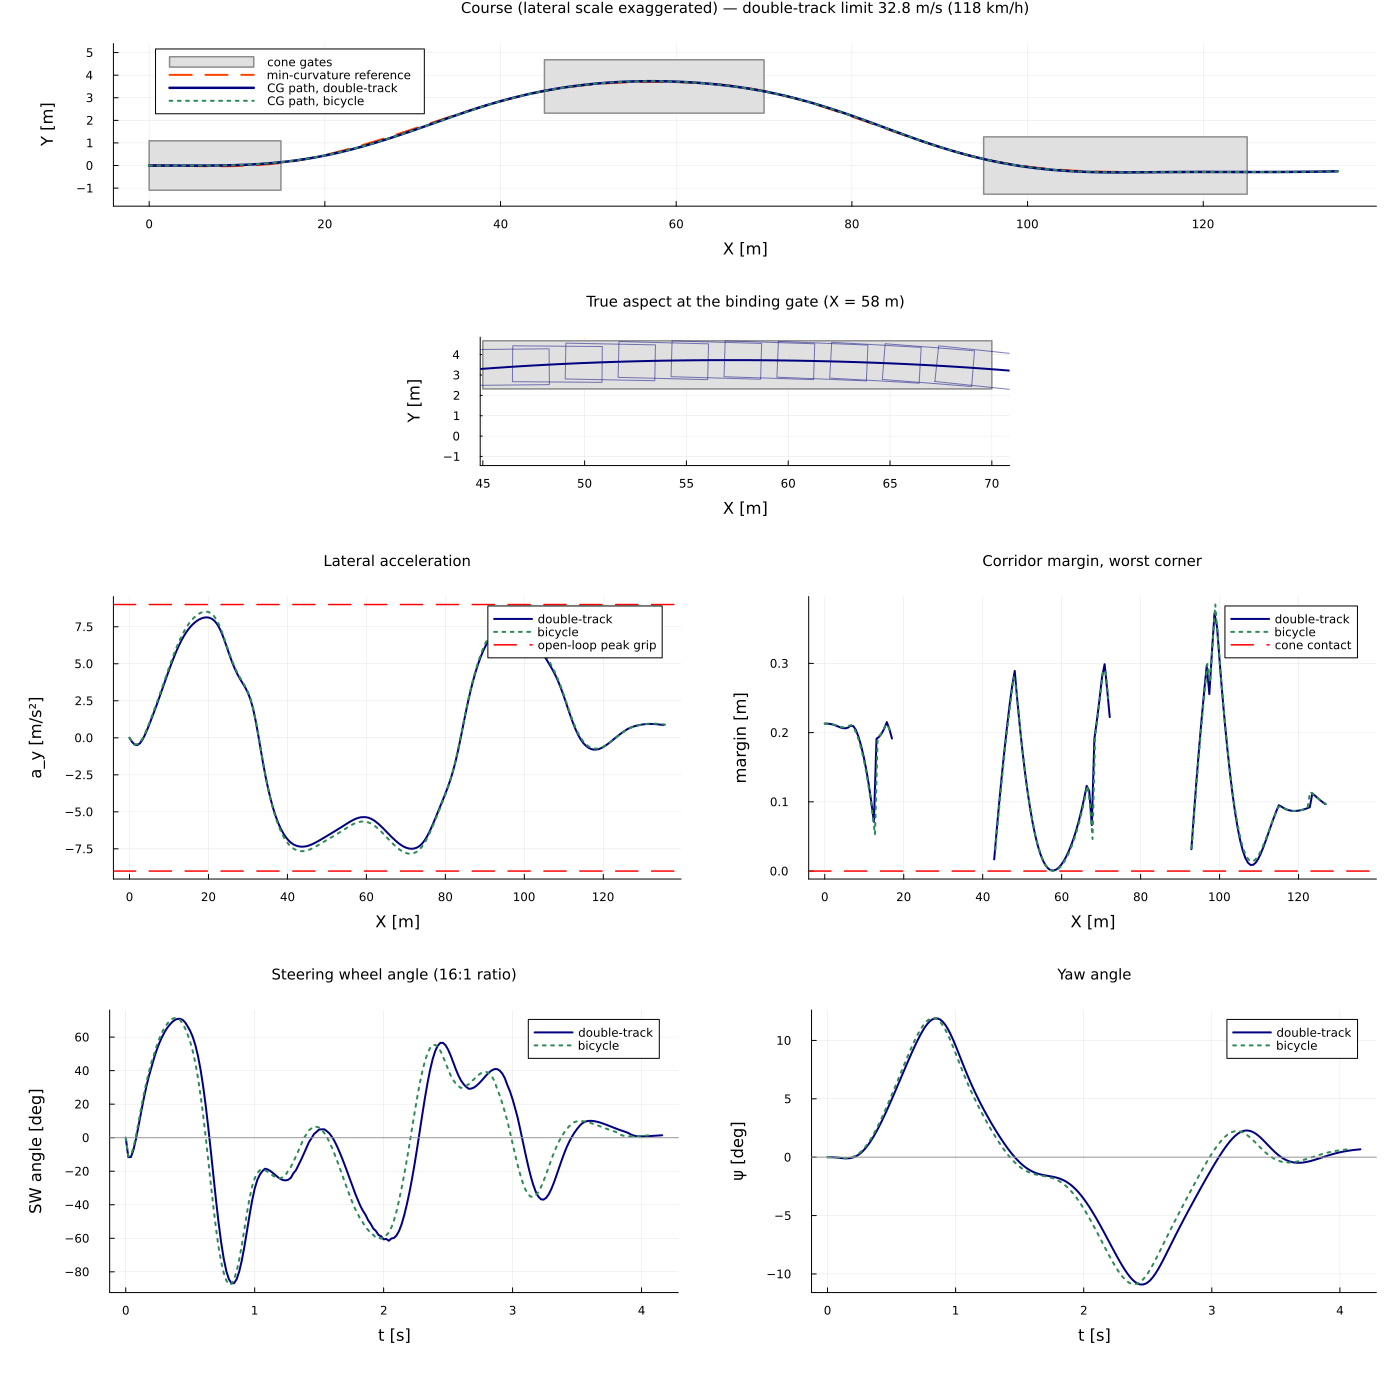

Here is the Julia script that generated this plot:
#
# dlc_mpc.jl
#
# Closed-loop double lane change with an MPC driver, and a search for the
# highest entry speed at which the manoeuvre is completed inside the gates.
#
# Run from the package root:
#     julia --project=. scripts/dlc_mpc.jl
#
# ---------------------------------------------------------------------------
# Structure
#
#   Dyad  : the plant only — DLCPlantDoubleTrack / DLCPlantBicycle, each a
#           3-DOF vehicle plus a speed-hold PI and a first-order steering
#           actuator. `act.delta_cmd` is a free parameter with no binding, so
#           it can be written at every control instant; the actuator lag then
#           supplies the hold dynamics a real steering system would.
#
#   Julia : the reference path, the MPC, and the scoring. A QP solver cannot be
#           written as Dyad relations, and the plant does not need the path —
#           only the controller and the pass/fail scorer do.
#
# Protocol: constant speed. The speed-hold PI fights cornering drag so the
# manoeuvre is a pure lateral-grip limit, with no longitudinal load transfer
# helping the front axle. This is harsher than the ISO coast-down protocol.
# ---------------------------------------------------------------------------

using TestVehicleDynamics
using DyadInterface
using ModelingToolkit
using OrdinaryDiffEqDefault
using LinearAlgebra
using Printf
using Plots, Measures

# ===========================================================================
# Reference path
# ===========================================================================

"""
Double lane change course geometry.

Section lengths, gate widths and the lateral offset are all parameters rather
than hard-coded to a standard. The defaults approximate ISO 3888-1. Gate widths
follow the usual `k·w + 0.25` form.

ISO 3888-2 (the moose test) is reachable by setting
`L1=15, W1=13.5, L2=11, W2=12.5, L3=12, k3=1.0`, but note that for a 1.76 m wide
car those corridors leave the centre-of-gravity a *negative* margin in gate 3 —
the body cannot fit through with any realistic yaw angle, so no controller will
pass it. That is a property of the geometry, not of the driver.
"""
Base.@kwdef struct DLCCourse
    L1::Float64 = 15.0     # entry gate
    W1::Float64 = 30.0     # first transition (no cones)
    L2::Float64 = 25.0     # side lane gate
    W2::Float64 = 25.0     # second transition (no cones)
    L3::Float64 = 30.0     # exit gate
    D::Float64  = 3.5      # lateral offset
    w::Float64  = 1.76     # vehicle width
    k1::Float64 = 1.1
    k3::Float64 = 1.2
    k5::Float64 = 1.3
end

total_length(c::DLCCourse) = c.L1 + c.W1 + c.L2 + c.W2 + c.L3

"A cone gate: vehicle corners inside [x0,x1] must satisfy |Y - yc| <= half."
struct Gate
    x0::Float64; x1::Float64; yc::Float64; half::Float64
end

"True cone gates, used for scoring. Half-widths are the physical corridor."
function gates(c::DLCCourse)
    x3 = c.L1 + c.W1
    x5 = x3 + c.L2 + c.W2
    hw(k) = (k*c.w + 0.25)/2
    return (Gate(0.0, c.L1,      0.0, hw(c.k1)),
            Gate(x3,  x3 + c.L2, c.D, hw(c.k3)),
            Gate(x5,  x5 + c.L3, 0.0, hw(c.k5)))
end

# ---------------------------------------------------------------------------
# Reference path
# ---------------------------------------------------------------------------

"Sampled reference path with linear interpolation on a uniform station grid."
struct RefPath
    ds::Float64
    y::Vector{Float64}
    psi::Vector{Float64}
    kap::Vector{Float64}
    s_end::Float64
end

function _interp(v::Vector{Float64}, ds, s)
    x = s/ds + 1
    i = clamp(floor(Int, x), 1, length(v) - 1)
    f = clamp(x - i, 0.0, 1.0)
    return (1 - f)*v[i] + f*v[i+1]
end
y_ref(p::RefPath, s)     = _interp(p.y,   p.ds, s)
psi_ref(p::RefPath, s)   = _interp(p.psi, p.ds, s)
kappa_ref(p::RefPath, s) = _interp(p.kap, p.ds, s)

"""
    reference(course; yaw_allow, ds, runout)

Minimum-curvature path through the gate corridors.

A centreline that snaps from lane to lane is *not* the path a driver takes: the
gates are wider than the car, so the corridor is used and corners are cut. For
this course that distinction is not cosmetic — the smoothstep centreline needs
R ≈ 44 m where the corner-cutting path needs R ≈ 115 m, a factor 2.6 in required
lateral acceleration, which moves the achievable speed by about 1.6x.

Minimising the discrete `∑(y″)²` subject to corridor boxes is a box-constrained
QP; it is solved exactly by an active-set loop (solve equality-constrained,
pin the worst violator, repeat). The result is spline-like, so curvature is
continuous and the controller is never asked for a step input.

`yaw_allow` shrinks the corridor for the planner to leave room for body yaw. It
only shapes the reference — pass/fail is always judged on the true corner
positions against the true gates.
"""
function reference(c::DLCCourse; yaw_allow = 0.05, ds = 0.5, runout = 45.0)
    s = collect(0.0:ds:(total_length(c) + runout))
    n = length(s)
    gs = gates(c)

    lo = fill(-Inf, n); hi = fill(Inf, n)
    for (i, si) in enumerate(s), (gi, g) in enumerate(gs)
        # the exit gate corridor is extended through the run-out: after the
        # course you keep driving straight in that lane, and it stops the
        # unconstrained tail from drifting off on a residual slope
        x1 = gi == length(gs) ? s[end] : g.x1
        if g.x0 <= si <= x1
            h = g.half - c.w/2 - yaw_allow
            lo[i] = max(lo[i], g.yc - h); hi[i] = min(hi[i], g.yc + h)
        end
    end

    # An inset larger than (gate half-width - w/2) inverts a corridor. The QP
    # then has no feasible point and silently returns a kinked path with absurd
    # curvature, so check rather than trusting the result.
    bad = findfirst(i -> lo[i] > hi[i], 1:n)
    bad === nothing || error(
        "corridor inverted at s = $(s[bad]) m: yaw_allow = $yaw_allow exceeds the " *
        "available margin. Max usable inset for this course is " *
        "$(round(minimum(g.half for g in gs) - c.w/2, digits=3)) m.")

    D2 = zeros(n-2, n)
    for i in 1:n-2; D2[i,i] = 1.0; D2[i,i+1] = -2.0; D2[i,i+2] = 1.0; end

    fixed = Dict(1 => 0.0, 2 => 0.0)      # start straight at Y = 0
    y = zeros(n)
    for _ in 1:4n
        fi = sort(collect(keys(fixed))); fr = setdiff(1:n, fi)
        Af = D2[:, fr]; Ac = D2[:, fi]; yc = [fixed[i] for i in fi]
        y[fr] = (Af'Af) \ (-(Af'Ac*yc)); y[fi] = yc
        worst, wi, wv = 1e-9, 0, 0.0
        for i in fr
            v = y[i] > hi[i] ? y[i] - hi[i] : y[i] < lo[i] ? lo[i] - y[i] : 0.0
            if v > worst; worst, wi, wv = v, i, (y[i] > hi[i] ? hi[i] : lo[i]); end
        end
        wi == 0 && break
        fixed[wi] = wv
    end

    dy  = [i == 1 ? (y[2]-y[1])/ds : i == n ? (y[n]-y[n-1])/ds : (y[i+1]-y[i-1])/(2ds) for i in 1:n]
    ddy = [i == 1 || i == n ? 0.0 : (y[i-1] - 2y[i] + y[i+1])/ds^2 for i in 1:n]
    return RefPath(ds, y, atan.(dy), ddy ./ (1 .+ dy.^2).^1.5, total_length(c))
end

"World-frame (x,y) of the four body corners."
function corners(X, Y, psi; len = 4.40, wid = 1.76, x_off = -0.10)
    c, s = cos(psi), sin(psi)
    out = NTuple{2,Float64}[]
    for sx in (-1, 1), sy in (-1, 1)
        bx = x_off + sx*len/2
        by = sy*wid/2
        push!(out, (X + c*bx - s*by, Y + s*bx + c*by))
    end
    return out
end

"""
    score(traj, gs)

Worst corridor margin over the run, in metres. Positive means every corner
stayed inside every gate it passed through; negative is the deepest incursion.
"""
function score(traj, gs)
    worst = Inf
    for n in eachindex(traj.t)
        for (cx, cy) in corners(traj.X[n], traj.Y[n], traj.psi[n])
            for g in gs
                (g.x0 <= cx <= g.x1) || continue
                worst = min(worst, g.half - abs(cy - g.yc))
            end
        end
    end
    return worst
end

# ===========================================================================
# MPC
# ===========================================================================

"Linear prediction model parameters. Cornering stiffnesses are per axle."
Base.@kwdef struct VehicleLin
    m::Float64   = 1600.0
    Iz::Float64  = 2400.0
    a::Float64   = 1.2
    b::Float64   = 1.4
    Cf::Float64  = 126983.0
    Cr::Float64  = 139230.0
    tau_s::Float64 = 0.06
end

"""
MPC tuning.

Two separate things are being traded here, and they are not equally sensitive:

  * **Achievable speed** barely moves. Over a 16x range of `q_ey` and a 6x range
    of `S` the bisected max speed changes by under 3 % (see `tune_driver`), so
    the headline number is a property of the vehicle and the course.

  * **Steering effort** moves a great deal, and an earlier version of this file
    was tuned only on speed, which cannot see it. With `R = 0.5` a 0.1 m lateral
    error costs 0.48 while a 0.1 rad steering input costs 0.005 — steering is
    ~100x cheaper than error, so the optimum spent +-110 deg of wheel chasing
    millimetres. That was the true optimum of a badly scaled cost, not a solver
    fault: the condensing is exact and the result is unchanged out to a 7 s
    horizon.

`R = 50` balances a 0.1 m error against roughly a 2.5 deg road-wheel input. It
halves peak steering and rms steering rate at no cost in speed.

**Horizon.** `N = 100` is 2.0 s, which is 65 m of preview at the limit speed —
enough to see the next gate while still completing the current transition. It
was chosen by convergence of the applied first move `U[1]`, which is the only
part of the solution that ever reaches the plant:

    N = 25 (0.5 s)   U1 off by up to 250 %
    N = 50 (1.0 s)   U1 off by up to 5.5 %,  costs 0.9 % of max speed
    N = 75 (1.5 s)   U1 within 0.5 %
    N = 100 (2.0 s)  converged;  max speed within 0.1 % of N = 150

Note this depends on the cost scaling: with the old aggressive `R = 0.5` the
closed loop was fast enough that even 1.0 s looked converged. Softening `R`
slowed the loop and lengthened the horizon it needs, so the two must be
re-checked together.
"""
Base.@kwdef struct MPCParams
    N::Int       = 100      # horizon steps
    Ts::Float64  = 0.02     # control period [s] -> 2.0 s preview
    q_ey::Float64    = 48.0
    q_epsi::Float64  = 6.0
    q_r::Float64     = 0.30
    R::Float64       = 50.0    # on delta
    S::Float64       = 300.0   # on delta rate
    delta_max::Float64 = 0.55
end

"""
Continuous error dynamics about the path, state `z = [vy, r, e_y, e_psi, delta]`,
input `delta_cmd`, measured disturbance `kappa_ref`.

Derived directly from the plant's own sign conventions: the tyre produces
`Fy = -C_alpha * alpha` with `alpha_f = (vy + a r)/vx - delta` and
`alpha_r = (vy - b r)/vx`, so `Fy_f = Cf (delta - (vy + a r)/vx)`.
`delta` is a state because the plant has a first-order steering actuator;
modelling it here keeps the controller consistent with the plant it drives.
"""
function error_dynamics(v::VehicleLin, vx)
    Ac = [ -(v.Cf+v.Cr)/(v.m*vx)         -(v.a*v.Cf-v.b*v.Cr)/(v.m*vx)-vx          0.0  0.0  v.Cf/v.m;
           -(v.a*v.Cf-v.b*v.Cr)/(v.Iz*vx) -(v.a^2*v.Cf+v.b^2*v.Cr)/(v.Iz*vx)       0.0  0.0  v.a*v.Cf/v.Iz;
            1.0                            0.0                                     0.0  vx   0.0;
            0.0                            1.0                                     0.0  0.0  0.0;
            0.0                            0.0                                     0.0  0.0  -1/v.tau_s ]
    Bc = [0.0, 0.0, 0.0, 0.0, 1/v.tau_s]
    Ec = [0.0, 0.0, 0.0, -vx, 0.0]
    return Ac, Bc, Ec
end

"Exact zero-order-hold discretisation of (Ac, Bc, Ec)."
function discretize(Ac, Bc, Ec, Ts)
    n = size(Ac, 1)
    M = zeros(n+2, n+2)
    M[1:n, 1:n] = Ac
    M[1:n, n+1] = Bc
    M[1:n, n+2] = Ec
    E = exp(M * Ts)
    return E[1:n, 1:n], E[1:n, n+1], E[1:n, n+2]
end

"Condensed QP data. Everything here depends only on vx, so it is built once per run."
struct CondensedQP
    Sx::Matrix{Float64}; Su::Matrix{Float64}; Sd::Matrix{Float64}
    A::Matrix{Float64}            # J = U'A U + b'U + const
    H::Matrix{Float64}            # 2A, the Hessian
    Qbar_Su::Matrix{Float64}      # Su' * Qbar, reused for the linear term
    Sbar_e1::Vector{Float64}
    delta_max::Float64
end

function build_qp(v::VehicleLin, mp::MPCParams, vx)
    Ad, Bd, Ed = discretize(error_dynamics(v, vx)..., mp.Ts)
    n, N = size(Ad, 1), mp.N

    # Powers of Ad are precomputed once: the obvious nested-loop version calls
    # Ad^(k-j) inside the inner loop, which is O(N^2) matrix powers and far too
    # slow now that the QP is rebuilt as the operating point moves.
    Apow = Vector{Matrix{Float64}}(undef, N+1)
    Apow[1] = Matrix{Float64}(I, n, n)
    for k in 1:N; Apow[k+1] = Apow[k] * Ad; end

    Sx = zeros(n*N, n); Su = zeros(n*N, N); Sd = zeros(n*N, N)
    for k in 1:N
        Sx[(k-1)*n+1 : k*n, :] = Apow[k+1]
        for j in 1:k
            Aj = Apow[k-j+1]
            Su[(k-1)*n+1 : k*n, j] = Aj * Bd
            Sd[(k-1)*n+1 : k*n, j] = Aj * Ed
        end
    end

    Q = Diagonal([0.0, mp.q_r, mp.q_ey, mp.q_epsi, 0.0])
    Qbar = kron(Matrix{Float64}(I, N, N), Q)

    Dm = Matrix{Float64}(I, N, N)
    for k in 2:N; Dm[k, k-1] = -1.0; end

    A = Symmetric(Su' * Qbar * Su + mp.R*I + mp.S * (Dm' * Dm)) |> Matrix
    # The delta-rate term is S*||Dm*U - c||^2 with c = u_prev*e1, whose linear
    # part is -2*S*u_prev*(Dm'*e1) = -2*S*u_prev*e1. Note Dm'*e1 is e1, not the
    # first column of Dm.
    Se1 = zeros(N); Se1[1] = mp.S
    return CondensedQP(Sx, Su, Sd, A, 2 .* A, Su' * Qbar, Se1, mp.delta_max)
end

"""
    solve_qp!(U, qp, z0, Dseq, u_prev)

Box-constrained QP by a primal-dual active-set method.

Condensing an MPC problem over a 50-step horizon leaves a badly conditioned
Hessian, and a first-order method (coordinate descent, projected gradient) does
not get close in any reasonable number of sweeps — measured here, 80 sweeps
still left the objective 11 % above the optimum with no constraint active. The
problem is only `N x N` with `N = 50`, so a direct solve is both exact and
cheap; the active set is handled by pinning the worst violator and then
releasing any bound whose gradient points back into the feasible region.
"""
function solve_qp!(U, qp::CondensedQP, z0, Dseq, u_prev)
    b = 2 .* (qp.Qbar_Su * (qp.Sx * z0 + qp.Sd * Dseq)) .- 2 .* (qp.Sbar_e1 .* u_prev)
    H, N, dmax = qp.H, length(U), qp.delta_max

    pinned = fill(NaN, N)                    # NaN == free
    for _ in 1:(8N + 20)
        fr = findall(isnan, pinned); fx = findall(!isnan, pinned)

        if isempty(fr)
            U .= pinned                      # every input is at a bound
        else
            rhs = -b[fr]
            isempty(fx) || (rhs .-= H[fr, fx] * pinned[fx])
            uf = H[fr, fr] \ rhs
            U[fr] .= uf
            isempty(fx) || (U[fx] .= pinned[fx])

            worst, wi, wv = 1e-12, 0, 0.0    # primal: pin the worst violation
            for (k, i) in enumerate(fr)
                v = uf[k] > dmax ? uf[k] - dmax : uf[k] < -dmax ? -dmax - uf[k] : 0.0
                if v > worst; worst, wi, wv = v, i, (uf[k] > dmax ? dmax : -dmax); end
            end
            if wi != 0
                pinned[wi] = wv
                continue
            end
        end

        # Dual: release the single worst wrongly-pinned bound. This must also run
        # when `fr` is empty, or an all-pinned iterate is returned unchecked; and
        # releasing one at a time rather than all of them avoids zig-zagging
        # between active sets.
        isempty(fx) && return U
        g = H * U .+ b
        worstd, wd = 1e-10, 0
        for i in fx
            d = pinned[i] > 0 ? g[i] : -g[i]     # >0 means the bound should release
            if d > worstd; worstd, wd = d, i; end
        end
        wd == 0 && return U
        pinned[wd] = NaN
    end
    clamp!(U, -dmax, dmax)                   # safety net if the loop ran out
    return U
end

# ===========================================================================
# Closed loop
# ===========================================================================

"""
    axle_stiffness(integ, P, twin, veh; alpha_eps)

Secant axle cornering stiffness at the current operating point, blended back to
the linear value at small slip.

A constant-stiffness prediction model is only valid while the tyres are linear.
Measured on this course at 31 m/s, the real secant stiffness falls to 0.50 of
the nominal at the front and 0.25 at the rear — the rear worse because it also
carries the drive force through the friction ellipse. An MPC that believes the
car is four times more responsive than it is will command steering, get a
fraction of the predicted yaw, and correct harder: the loop diverges.

Secant rather than tangent stiffness: the tangent goes to zero at the force
peak, which would tell the controller it has no authority at all and send it
straight to the steering limit. The secant reproduces the force actually being
generated at the current slip angle.

The blend weight `w = a^2/(a^2 + alpha_eps^2)` keeps the estimate well posed
near zero slip, where `Fy/alpha` is a ratio of two small numbers.
"""
function axle_stiffness(integ, P, twin::Bool, veh::VehicleLin;
                        alpha_eps = deg2rad(1.0), floor_frac = 0.2)
    if twin
        af  = 0.5*(integ[P.car.fl.alpha] + integ[P.car.fr.alpha])
        ar  = 0.5*(integ[P.car.rl.alpha] + integ[P.car.rr.alpha])
        Fyf = integ[P.car.fl.tire.Fy] + integ[P.car.fr.tire.Fy]
        Fyr = integ[P.car.rl.tire.Fy] + integ[P.car.rr.tire.Fy]
    else
        af  = integ[P.car.front.alpha];      ar  = integ[P.car.rear.alpha]
        Fyf = integ[P.car.front.tire.Fy];    Fyr = integ[P.car.rear.tire.Fy]
    end
    blend(a, Fy, C0) = begin
        w = a^2 / (a^2 + alpha_eps^2)
        C = (1 - w)*C0 + w*abs(Fy)/max(abs(a), 1e-9)
        clamp(C, floor_frac*C0, C0)
    end
    return blend(af, Fyf, veh.Cf), blend(ar, Fyr, veh.Cr)
end

"Build and simplify a plant once; reused across every run."
function build_plant(which::Symbol)
    ctor = which === :doubletrack ? TestVehicleDynamics.DLCPlantDoubleTrack :
           which === :bicycle     ? TestVehicleDynamics.DLCPlantBicycle :
           error("unknown plant $which")
    return DyadInterface.simplify_model(ctor(; name = which))
end

"""
    run_dlc(P, vx0; path, mpc, veh, tmax)

Simulate the closed loop. The MPC runs at `mpc.Ts`, writing `act.delta_cmd`;
the plant integrates between samples, so this is genuine sampled-data control
with a zero-order hold.
"""
function run_dlc(P, vx0; course = DLCCourse(), path = reference(course),
                 mpc = MPCParams(), veh = VehicleLin(), tmax = nothing,
                 record_corners = false, adaptive = true, relin_tol = 0.02)
    twin = nameof(P) === :doubletrack
    qp = build_qp(veh, mpc, vx0)
    Cf_qp, Cr_qp = veh.Cf, veh.Cr        # stiffnesses the current QP was built with
    nrelin = 0
    s_end = total_length(course)
    T = tmax === nothing ? 1.6 * s_end / vx0 + 1.0 : tmax

    prob = ODEProblem(P, Pair{Any,Any}[P.vx0 => vx0], (0.0, T))
    integ = init(prob, nothing; abstol = 1e-8, reltol = 1e-8, save_everystep = false)

    t = Float64[]; X = Float64[]; Y = Float64[]; psi = Float64[]
    vx = Float64[]; vy = Float64[]; r = Float64[]; dcmd = Float64[]
    ay = Float64[]; beta = Float64[]
    # corner loads and the suspension-lagged accelerations, for the 3D view
    Fz = [Float64[] for _ in 1:4]; ax_lag = Float64[]; ay_lag = Float64[]

    U = zeros(mpc.N); u_prev = 0.0; Dseq = zeros(mpc.N)
    ok = true

    while integ.t < T - 1e-9
        Xn = integ[P.car.X]; Yn = integ[P.car.Y]; pn = integ[P.car.psi]
        vxn = integ[P.car.vx]; vyn = integ[P.car.vy]; rn = integ[P.car.r]
        dn  = integ[P.act.delta_act]

        push!(t, integ.t); push!(X, Xn); push!(Y, Yn); push!(psi, pn)
        push!(vx, vxn); push!(vy, vyn); push!(r, rn); push!(dcmd, u_prev)
        push!(ay, integ[P.car.ay]); push!(beta, integ[P.car.beta])
        if record_corners
            push!(Fz[1], integ[P.car.fl.Fz]); push!(Fz[2], integ[P.car.fr.Fz])
            push!(Fz[3], integ[P.car.rl.Fz]); push!(Fz[4], integ[P.car.rr.Fz])
            push!(ax_lag, integ[P.car.ax_lag]); push!(ay_lag, integ[P.car.ay_lag])
        end

        Xn > s_end + 10 && break                      # cleared the course
        (vxn < 1.0 || abs(Yn) > 25.0) && (ok = false; break)

        # station is taken as X: the path runs along X and heading stays small,
        # so arc length and X agree to well under 2% over the course
        e_y   = Yn - y_ref(path, Xn)
        e_psi = pn - psi_ref(path, Xn)
        z0 = [vyn, rn, e_y, e_psi, dn]

        # curvature preview: the MPC sees the path ahead, which is the whole
        # point of using it here rather than a pure feedback driver
        @inbounds for k in 1:mpc.N
            Dseq[k] = kappa_ref(path, Xn + vxn * k * mpc.Ts)
        end

        # LTV: re-linearise the prediction model at the current operating point.
        # Rebuilt only when the stiffness has drifted, since condensing the
        # horizon is the expensive part of the loop.
        if adaptive
            Cf_now, Cr_now = axle_stiffness(integ, P, twin, veh)
            if abs(Cf_now - Cf_qp) > relin_tol*Cf_qp || abs(Cr_now - Cr_qp) > relin_tol*Cr_qp
                Cf_qp, Cr_qp = Cf_now, Cr_now
                qp = build_qp(VehicleLin(; m = veh.m, Iz = veh.Iz, a = veh.a, b = veh.b,
                                          Cf = Cf_qp, Cr = Cr_qp, tau_s = veh.tau_s),
                              mpc, vxn)
                nrelin += 1
            end
        end

        solve_qp!(U, qp, z0, Dseq, u_prev)
        u_prev = U[1]
        integ.ps[P.act.delta_cmd] = u_prev
        circshift!(U, -1); U[end] = U[end-1]          # shift for the warm start

        try
            step!(integ, mpc.Ts, true)
        catch
            ok = false; break
        end
        integ.sol.retcode in (ReturnCode.Success, ReturnCode.Default) || (ok = false; break)
    end

    return (; t, X, Y, psi, vx, vy, r, delta = dcmd, ay, beta, Fz, ax_lag, ay_lag, ok,
             nrelin, cleared = !isempty(X) && X[end] > s_end)
end

"Pass if the course was cleared, the run stayed valid, and no corner left a gate."
function evaluate(P, vx0; course = DLCCourse(), path = reference(course),
                  mpc = MPCParams(), veh = VehicleLin())
    traj = run_dlc(P, vx0; course, path, mpc, veh)
    margin = (traj.ok && traj.cleared) ? score(traj, gates(course)) : -Inf
    spun = isempty(traj.beta) ? true : maximum(abs, traj.beta) > deg2rad(20)
    return (; traj, margin, pass = traj.ok && traj.cleared && !spun && margin > 0)
end

"""
    max_pass_speed(P; lo, hi, tol)

Bisect entry speed on the pass criterion. `lo` must pass and `hi` must fail;
both are checked, because a silently failing bracket returns a meaningless
number.
"""
function max_pass_speed(P; lo = 12.0, hi = 40.0, tol = 0.1, kwargs...)
    evaluate(P, lo; kwargs...).pass || return (speed = NaN, note = "lower bracket $lo m/s already fails")
    evaluate(P, hi; kwargs...).pass && return (speed = NaN, note = "upper bracket $hi m/s still passes")
    while hi - lo > tol
        mid = 0.5*(lo + hi)
        evaluate(P, mid; kwargs...).pass ? (lo = mid) : (hi = mid)
    end
    return (speed = lo, note = "")
end

"""
    best_inset(P; insets, course, mpc)

The planner inset is part of the driver, not of the vehicle: it trades corridor
margin (room for tracking error and body yaw) against path curvature (and hence
the grip-limited speed). Both effects are monotone and opposed, so there is an
interior optimum, and reporting any single inset would understate the car.
"""
function best_inset(P; insets = 0.08:0.01:0.16, course = DLCCourse(),
                    mpc = MPCParams(), tol = 0.05)
    best = (speed = -Inf, inset = NaN, path = nothing)
    for ya in insets
        pr = reference(course; yaw_allow = ya)
        m = max_pass_speed(P; lo = 14.0, hi = 42.0, tol, course, path = pr, mpc)
        if !isnan(m.speed) && m.speed > best.speed
            best = (speed = m.speed, inset = ya, path = pr)
        end
    end
    return best
end

"Per-sample worst corridor margin, for plotting where the run is tight."
function margin_trace(traj, gs)
    out = fill(NaN, length(traj.t))
    for n in eachindex(traj.t)
        m = Inf
        for (cx, cy) in corners(traj.X[n], traj.Y[n], traj.psi[n]), g in gs
            (g.x0 <= cx <= g.x1) || continue
            m = min(m, g.half - abs(cy - g.yc))
        end
        isfinite(m) && (out[n] = m)
    end
    return out
end

"""
    tune_driver(P; course)

Sweep MPC weights and horizon, each optimised over the planner inset. Used to
establish that the controller is not what limits the reported speed.
"""
function tune_driver(P; course = DLCCourse())
    cfgs = [("baseline",             MPCParams()),
            ("q_ey / 4",             MPCParams(q_ey = 12.0)),
            ("q_ey x 4",             MPCParams(q_ey = 192.0)),
            ("S / 6  (freer steer)", MPCParams(S = 5.0)),
            ("S x 3",                MPCParams(S = 90.0)),
            ("R / 10",               MPCParams(R = 0.05)),
            ("N = 50  (1.0 s)",      MPCParams(N = 50)),
            ("N = 200 (4.0 s)",      MPCParams(N = 200))]
    println("\nDriver sensitivity (each row optimised over planner inset)")
    for (nm, mp) in cfgs
        b = best_inset(P; course, mpc = mp)
        @printf("  %-22s v_max = %6.2f m/s (%3.0f km/h)   inset %.2f m\n",
                nm, b.speed, 3.6*b.speed, b.inset)
    end
end

# ===========================================================================
# Report
# ===========================================================================

function main(; course = DLCCourse(), mpc = MPCParams(), do_tuning = false, plot = true)
    gs = gates(course)
    println("Double lane change, constant-speed protocol, MPC driver")
    @printf("course %.0f m, lateral offset %.2f m, vehicle width %.2f m\n",
            total_length(course), course.D, course.w)
    for (i, g) in enumerate(gs)
        @printf("  gate %d  X=[%5.1f,%5.1f]  centre %.2f  half-width %.3f  (CG margin %.3f m)\n",
                i, g.x0, g.x1, g.yc, g.half, g.half - course.w/2)
    end

    results = Dict{Symbol,Any}()
    for which in (:doubletrack, :bicycle)
        P = build_plant(which)
        b = best_inset(P; course, mpc)
        res = evaluate(P, b.speed; course, path = b.path, mpc)
        results[which] = (; b..., res, P)
        @printf("\n%-13s max pass speed %6.2f m/s (%3.0f km/h) at planner inset %.2f m\n",
                string(which), b.speed, 3.6*b.speed, b.inset)
        @printf("  at that speed: peak ay %.2f m/s2, peak |beta| %.2f deg, peak |delta| %.3f rad, margin %.3f m\n",
                maximum(abs, res.traj.ay), rad2deg(maximum(abs, res.traj.beta)),
                maximum(abs, res.traj.delta), res.margin)
        @printf("  reference kappa_max %.5f (R = %.1f m) -> grip-limited speed sqrt(ay/kappa) = %.1f m/s\n",
                maximum(abs, b.path.kap), 1/maximum(abs, b.path.kap),
                sqrt(maximum(abs, res.traj.ay)/maximum(abs, b.path.kap)))
    end

    do_tuning && tune_driver(results[:doubletrack].P; course)
    plot && plot_dlc(results, course)
    return results
end

# ===========================================================================
# Figure
# ===========================================================================

const OUTFIG = joinpath(@__DIR__, "dlc_mpc.png")

"""
Steering ratio used to report a steering-wheel angle.

The 3-DOF model has no steering column: `delta` is the road-wheel angle. This
is a typical passenger-car rack ratio applied for reporting only — changing it
rescales the plots and the 3D gauge and changes no physics.
"""
const STEER_RATIO = 16.0

function plot_dlc(results, course)
    gs = gates(course)
    D  = results[:doubletrack]; tr = D.res.traj; pth = D.path
    tb = results[:bicycle].res.traj
    mD = margin_trace(tr, gs); mB = margin_trace(tb, gs)
    Plots.gr(size = (1400, 1380))

    gateshape!(p, g, lbl) = Plots.plot!(p,
        [g.x0, g.x1, g.x1, g.x0, g.x0],
        [g.yc-g.half, g.yc-g.half, g.yc+g.half, g.yc+g.half, g.yc-g.half],
        seriestype = :shape, fc = :gray88, lc = :gray55, lw = 1.5, label = lbl)

    # --- full course. Lateral scale is deliberately exaggerated: at true aspect
    #     a 125 x 8 m course is a 15:1 strip in which nothing is legible.
    p1 = Plots.plot(title = @sprintf("Course (lateral scale exaggerated) — double-track limit %.1f m/s (%.0f km/h)",
                                     D.speed, 3.6*D.speed),
                    xlabel = "X [m]", ylabel = "Y [m]", legend = :topleft, ylims = (-1.8, 5.4))
    for (i, g) in enumerate(gs); gateshape!(p1, g, i == 1 ? "cone gates" : ""); end
    ss = 0:0.5:total_length(course)
    Plots.plot!(p1, ss, [y_ref(pth, s) for s in ss], lc = :orangered, ls = :dash, lw = 2,
                label = "min-curvature reference")
    Plots.plot!(p1, tr.X, tr.Y, lc = :navy,     lw = 2.5, label = "CG path, double-track")
    Plots.plot!(p1, tb.X, tb.Y, lc = :seagreen, lw = 2, ls = :dot, label = "CG path, bicycle")

    # --- true-aspect zoom on whichever gate binds
    nb = argmin(replace(mD, NaN => Inf))
    xb = tr.X[nb]
    p2 = Plots.plot(title = @sprintf("True aspect at the binding gate (X = %.0f m)", xb),
                    xlabel = "X [m]", ylabel = "Y [m]", legend = false,
                    aspect_ratio = :equal, xlims = (xb-13, xb+13))
    for g in gs; gateshape!(p2, g, ""); end
    Plots.plot!(p2, tr.X, tr.Y, lc = :navy, lw = 2)
    for n in eachindex(tr.t)
        abs(tr.X[n] - xb) < 12 || continue
        n % 4 == 0 || continue
        o = corners(tr.X[n], tr.Y[n], tr.psi[n])[[1,2,4,3,1]]
        Plots.plot!(p2, first.(o), last.(o), lc = :navy, lw = 1, alpha = 0.5)
    end

    p4 = Plots.plot(title = "Lateral acceleration", xlabel = "X [m]", ylabel = "a_y [m/s²]", legend = :topright)
    Plots.plot!(p4, tr.X, tr.ay, lc = :navy, lw = 2, label = "double-track")
    Plots.plot!(p4, tb.X, tb.ay, lc = :seagreen, lw = 2, ls = :dot, label = "bicycle")
    Plots.hline!(p4, [9.0, -9.0], lc = :red, ls = :dash, lw = 1.5, label = "open-loop peak grip")

    p5 = Plots.plot(title = "Corridor margin, worst corner", xlabel = "X [m]",
                    ylabel = "margin [m]", legend = :topright)
    Plots.plot!(p5, tr.X, mD, lc = :navy, lw = 2, label = "double-track")
    Plots.plot!(p5, tb.X, mB, lc = :seagreen, lw = 2, ls = :dot, label = "bicycle")
    Plots.hline!(p5, [0.0], lc = :red, ls = :dash, lw = 1.5, label = "cone contact")

    # Time histories. Everything above is plotted against station X, which hides
    # the fact that the two cars run the course at different speeds; these two
    # are against time, which is what a driver experiences.
    p6 = Plots.plot(title = "Steering wheel angle ($(Int(STEER_RATIO)):1 ratio)",
                    xlabel = "t [s]", ylabel = "SW angle [deg]", legend = :topright)
    Plots.plot!(p6, tr.t, rad2deg.(tr.delta .* STEER_RATIO), lc = :navy, lw = 2, label = "double-track")
    Plots.plot!(p6, tb.t, rad2deg.(tb.delta .* STEER_RATIO), lc = :seagreen, lw = 2, ls = :dot, label = "bicycle")
    Plots.hline!(p6, [0.0], lc = :gray60, lw = 1, label = "")

    p7 = Plots.plot(title = "Yaw angle", xlabel = "t [s]", ylabel = "ψ [deg]", legend = :topright)
    Plots.plot!(p7, tr.t, rad2deg.(tr.psi), lc = :navy, lw = 2, label = "double-track")
    Plots.plot!(p7, tb.t, rad2deg.(tb.psi), lc = :seagreen, lw = 2, ls = :dot, label = "bicycle")
    Plots.hline!(p7, [0.0], lc = :gray60, lw = 1, label = "")

    # The true-aspect panel gets a full-width row of its own: it is a wide, short
    # box by construction, and sharing a row with a normal panel wastes most of
    # the height to whitespace.
    Plots.plot(p1, p2, p4, p5, p6, p7,
               layout = Plots.@layout([a{0.19h}; b{0.15h}; c d; e f]),
               left_margin = 10Measures.mm, bottom_margin = 7Measures.mm,
               top_margin = 4Measures.mm, right_margin = 4Measures.mm,
               titlefontsize = 10)
    Plots.savefig(OUTFIG)
    @info "figure written" OUTFIG
    return OUTFIG
end

if abspath(PROGRAM_FILE) == @__FILE__
    main(; do_tuning = true)
end
